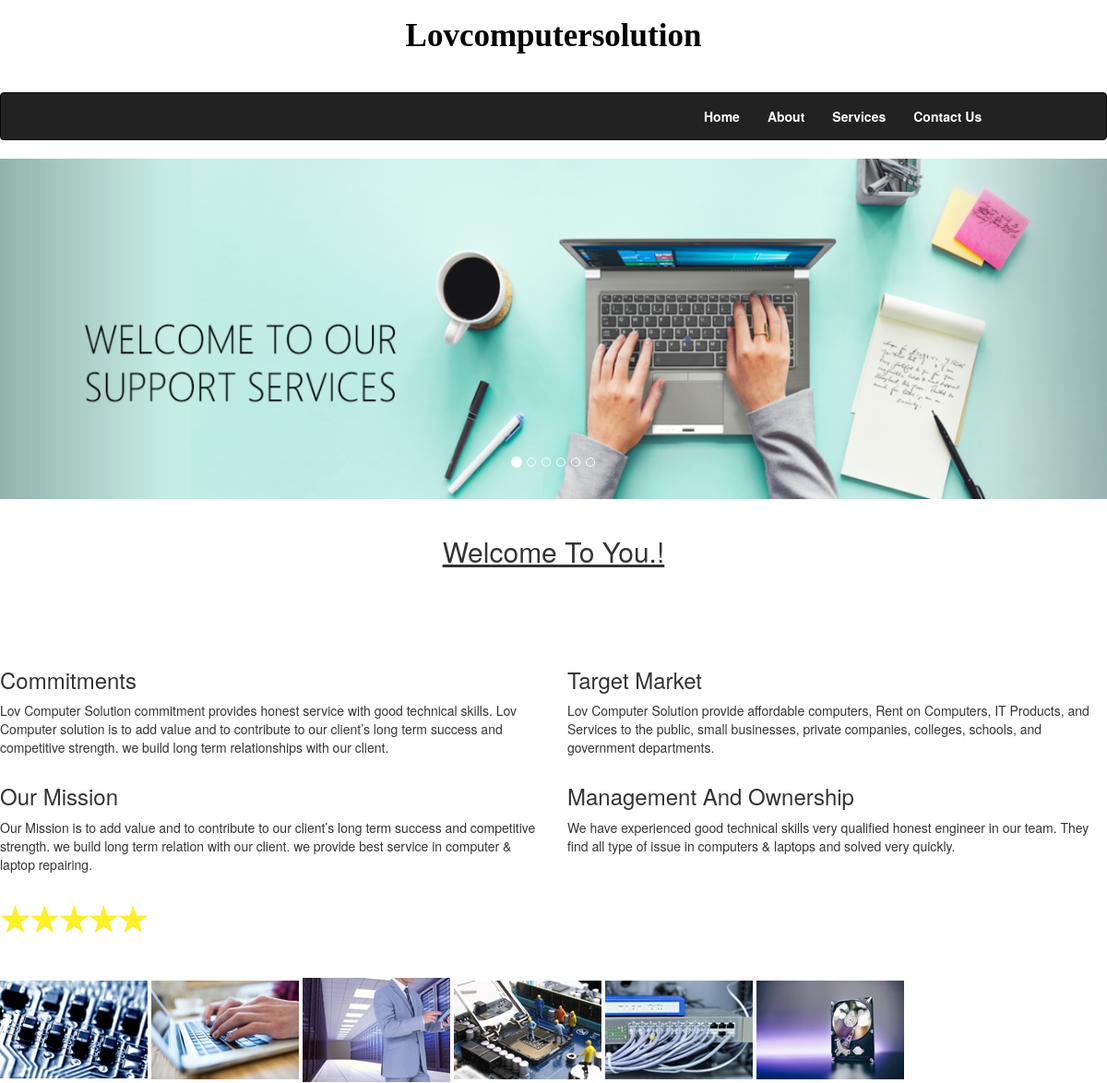
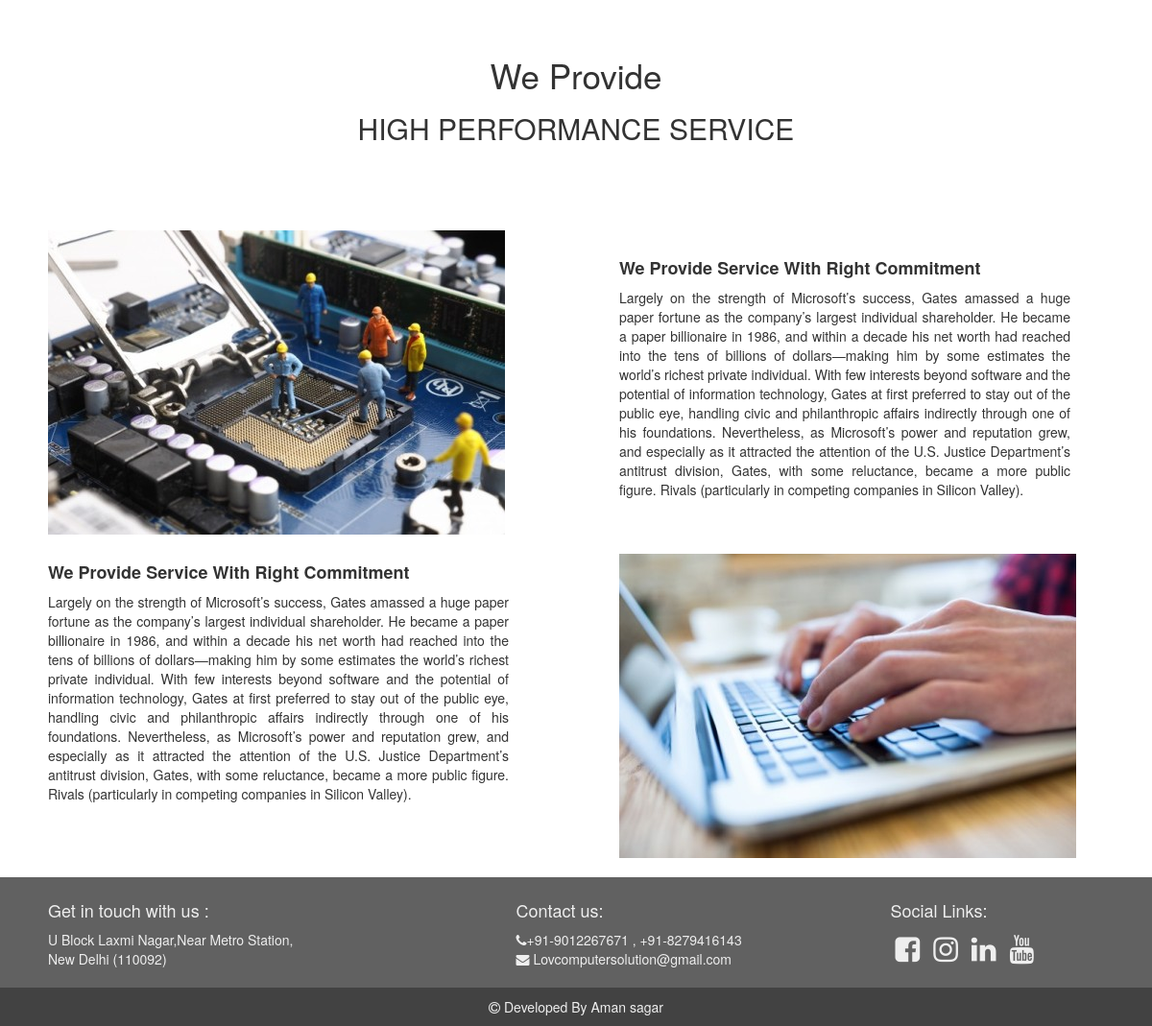
The page / on the database its author committed (2 pictures, top to bottom).
### tables this page shows
CREATE TABLE `pages_table` (
  `id` int(11) NOT NULL,
  `page_name` varchar(255) NOT NULL,
  `url` text NOT NULL,
  `status` varchar(20) NOT NULL
);

CREATE TABLE `contain` (
  `id` int(11) NOT NULL,
  `page_id` int(11) DEFAULT NULL,
  `tittle` varchar(255) DEFAULT NULL,
  `description` varchar(3000) DEFAULT NULL,
  `image_url` varchar(255) DEFAULT NULL,
  `status` varchar(2) DEFAULT NULL
);

CREATE TABLE `footer` (
  `id` int(11) NOT NULL,
  `tittle` varchar(255) DEFAULT NULL,
  `description` text DEFAULT NULL,
  `image_url` varchar(255) DEFAULT NULL,
  `status` varchar(2) DEFAULT NULL
);

### index.php (the view, shortened to what this page needs)
  <?php
     require_once'includes/lov_header.php';
     require_once'includes/init.php';
     $qry = "SELECT id,description,image_url,status from contain WHERE status='Y' LIMIT 13,6";
     $text_qry="SELECT id,tittle,description,status FROM contain WHERE id<4;";
     $image="SELECT id,tittle,image_url,status FROM contain WHERE id<=10 LIMIT 4,10";
     $image_text_qry="SELECT id,tittle,description,image_url from contain WHERE  status='Y' AND id>=11 LIMIT 2";
     $res = mysqli_query($con,$qry);
     $banner_count=mysqli_num_rows($res);
     $text_con = mysqli_query($con,$text_qry);
     $image_con = mysqli_query($con,$image);
     $res_image_text = mysqli_query($con,$image_text_qry);
?>
            <div id="myCarousel" class="carousel slide" data-ride="carousel">
    <ol class="carousel-indicators">
      <?php for($i=0;$i<$banner_count;$i++){
        if($i==0){?>
      <li data-target="#myCarousel" data-slide-to="<?php echo $i; ?>" class="active"></li>
    <?php }else{ ?>
      <li data-target="#myCarousel" data-slide-to="<?php echo $i; ?>"></li>
    <?php } }?>
      </ol>
    <div class="carousel-inner">
          <?php
                $count=0;
                 while($cor = mysqli_fetch_array($res)){
                  if($count==0){ ?>
                     <div class="item active">
                  <?php }else{ ?>
                   <div class="item">
                  <?php }?>
                      <img src="assets/home/<?php echo $cor['image_url']; ?>" alt="<?php echo $cor['description']; ?>" style="width:100%;">
         </div>
        <?php $count++; } ?>
      </div>
    <a class="left carousel-control" href="#myCarousel" data-slide="prev">
      <span class="glyphicon glyphicon-chevron-left"></span>
    </a>
    <a class="right carousel-control" href="#myCarousel" data-slide="next">
      <span class="glyphicon glyphicon-chevron-right"></span>
    </a>
  </div>
        <br>
                <center><h2><u>Welcome To You.!</u> </h2></center>
        <br>
        <br>
        <br>
        <br>
        <div class="mar_screen" >
              <div class="row">
                <?php
                $counter=0;
                while($text = mysqli_fetch_array($text_con)){
                  if($counter%2==0 && $counter!=0){
                  ?>
                </div>
                  <div class="row">
                  <?php } ?>
                  <div class="col-md-6">
                        <h3><?php echo $text['tittle']; ?></h3>
                        <p><?php echo $text['description']; ?></p>
                  </div>
                  <?php $counter++; } ?>
                </div>
                <br>
            <?php
            $counter =0;
            while($row_img = mysqli_fetch_array($image_con)){ ?>
            <img src="assets/home/<?php echo $row_img['image_url'] ?>" style="padding-left: 0px;">
            <?php if($counter==0){ ?>
              <br><br><br>
            <?php }$counter++; ?>
           <?php } ?>
        <br>
        <br>
        <br>
            <center><div>
                <h1 style="font-size: 35px;">We Provide</h1>
                <h2>HIGH PERFORMANCE SERVICE</h2>
            </center></div>
        <br>
        <br>
        <br>
                <div class=" container">
                    <div class="row">
                            <?php
                            $counts=1;
                            while($last = mysqli_fetch_array($res_image_text)){
                              if($counts%2==0){
                             ?><br>
                             <div class="row" ">
                              <div class="col-md-6" style="padding-right: 20px; padding-left: 50px;" >
                                <h4 style="font-weight: bold; text-align: justify;"><?php echo $last['tittle'];?></h4>
                                <p style="text-align: justify; padding-right:50px; "><?php echo $last['description'];?></p>
                              </div>
                              <div class="col-md-6">
                                  <img src="assets/home/<?php echo $last['image_url'];?>" style="padding-left: 30px;">
                              </div>
                            </div>
                      <?php }else{ ?>
                        <br>
                        <div class="row">
                        <div class="col-md-6">
                                  <img src="assets/home/<?php echo $last['image_url'];?>" style="padding-left: 35px;">
                              </div>
                          <div class="col-md-6">
                            <br>
                                <h4 style="text-align: justify; font-weight: bold;padding-left: 30px;"><?php echo $last['tittle'];?></h4>
                                <p style="text-align: justify; padding-left: 30px;padding-right:70px; "><?php echo $last['description'];?></p>
                              </div>
                              </div>
                              <?php } ?>
                              <?php $counts++; } ?>
                    </div>
                </div>
        <br>
                    <?php require_once 'includes/lov_footer.php'; ?>
                    </body>
    </html>

### includes/lov_header.php (shortened to what this page needs)
<?php
	require 'includes/init.php';
	$QRY_PAGES = "select * from pages_table where status='Y'";
	$res_PAGE = mysqli_query($con,$QRY_PAGES);
?>
    <!DOCTYPE html>
    <html>
    <head>
        <link rel="stylesheet" type="text/css" href="./bootstrap/css/bootstrap.min.css">
        <link rel="stylesheet" href="https://cdnjs.cloudflare.com/ajax/libs/font-awesome/4.7.0/css/font-awesome.min.css">
        <link href="http://netdna.bootstrapcdn.com/bootstrap/3.0.0/css/bootstrap-glyphicons.css" rel="stylesheet">
</head>
<body>
            <div style="width:100%;height:100px;margin-top: -20px">
			<center><h2 style="font-weight: bold; font-size: 35px;padding-top:20px; font-family: 'Lakki Reddy', cursive;"><a href="sai_home.php" style="color:black; ">Lovcomputersolution</a></h2></center>
        </div>
		<div class="left menu ">
			<nav class="navbar navbar-inverse ">
		<div class="right menu "style="padding-right: 10% ">
		<div class="collapse navbar-collapse menubar ">
		<div class="topnav ">
			<ul class="nav navbar-nav navbar-right " >
				<?php while ($row_PAGES = mysqli_fetch_array($res_PAGE)) {
					if($row_PAGES['id']!=3){ ?>
						<li style="font-weight: bold; " ><a style="color:white " href="<?php echo $row_PAGES[ 'url']; ?>">
        <?php echo $row_PAGES['page_name']; ?>
            </a>
            </li>
            <?php }else{ ?>
                <li class="dropdown"><a href="sai_service.php" class="dropdown-toggle" data-toggle="dropdown" style="font-weight: bold; color: white"> Services</a>
                </li>
                <?php }} ?>
                    </ul>
                    </div>
                    </div>
                    </div>
                    </nav>
                    </div>

### includes/lov_footer.php (shortened to what this page needs)
<?php
    $qry="SELECT * FROM footer WHERE status='Y'";
    $res=mysqli_query($con,$qry);
    $row = mysqli_fetch_all($res);
?>
                    <div class="footer" style="background:#616161;padding-top:15px">
                        <div class="container-fluid">
                            <div class="col-lg-4">
                                <div class="widget" style="padding-left:20px;">
                                    <h4 class="widgetheading">Get in touch with us : </h4>
                                    <address>
							     <?php echo $row[0][2]; ?>
						</address>
                                </div>
                            </div>
                            <div class="col-md-1"></div>
                            <div class="col-lg-3" style="padding-left:35px">
                                <h4>Contact us:</h4>
                                <p>
                                    <i class="fa fa-phone"></i><?php echo $row[1][2];?>
                                    <br>
                                    <i class="fa fa-envelope"></i>&nbsp;<?php echo $row[2][2];?>
                                </p>
                            </div>
                            <div class="col-md-1"></div>
                            <div class="col-lg-3" style="margin-left:-20px">
                                <ul class="">
                                    <h4 class="">Social Links:</h4>
                                    <a href="<?php echo $row[3][2];?>" title="Facebook" target="_blank"><span class='fa fa-facebook-square' style="font-size:30px;"></span></a>
                                    <a href="<?php echo $row[4][2];?>" title="Instagram" target="_blank"><span class='fa fa-instagram' style="font-size:30px;"></span></a>
                                    <a href="<?php echo $row[5][2];?>" title="Linkedin" target="_blank"><span class='fa fa-linkedin' style="font-size:30px;"></span></a>
                                    <a href="<?php echo $row[6][2];?>" title="youtube" target="_blank"><span class='fa fa-youtube' style="font-size:30px;"></span></a>
                                </ul>
                            </div>
                        </div>
                        <div style="padding:10px;background:#424242">
                            <center><i class='fa fa-copyright'></i>&nbsp;Developed By Aman sagar</center>
                        </div>
                    </div>

### includes/lov_footer.php (style rules this page uses)
.footer { color: #eeeeee; }
a>span { color: #eeeeee; padding: 5px; }

### rows shown on the page
pages_table: page_name "Home"
pages_table: page_name "About"
pages_table: page_name "Contact Us"
contain: image_url (picture)
contain: tittle "Commitments", description "Lov Computer Solution commitment provides honest service with good technical skills. Lov Computer solution is to add value and to contribute to our client’s long term success and competitive strength. we build long term relationships with our client."
contain: tittle "Target Market", description "Lov Computer Solution provide affordable computers, Rent on Computers, IT Products, and Services to the public, small businesses, private companies, colleges, schools, and government departments."
contain: tittle "Our Mission", description "Our Mission is to add value and to contribute to our client’s long term success and competitive strength. we build long term relation with our client. we provide best service in computer & laptop repairing."
contain: tittle "Management And Ownership", description "We have experienced good technical skills very qualified honest engineer in our team. They find all type of issue in computers & laptops and solved very quickly."
contain: image_url (picture)
contain: image_url (picture)
contain: image_url (picture)
contain: image_url (picture)
contain: image_url (picture)
contain: image_url (picture)
contain: image_url (picture)
contain: image_url (picture), tittle "We Provide Service With Right Commitment", description "Largely on the strength of Microsoft’s success, Gates amassed a huge paper fortune as the company’s largest individual shareholder. He became a paper billionaire in 1986, and within a decade his net worth had reached into the tens of billions of dollars—making him by some estimates the world’s richest private individual. With few interests beyond software and the potential of information technology, Gates at first preferred to stay out of the public eye, handling civic and philanthropic affairs indirectly through one of his foundations. Nevertheless, as Microsoft’s power and reputation grew, and especially as it attracted the attention of the U.S. Justice Department’s antitrust division,…"
contain: tittle "We Provide Service With Right Commitment", description "Largely on the strength of Microsoft’s success, Gates amassed a huge paper fortune as the company’s largest individual shareholder. He became a paper billionaire in 1986, and within a decade his net worth had reached into the tens of billions of dollars—making him by some estimates the world’s richest private individual. With few interests beyond software and the potential of information technology, Gates at first preferred to stay out of the public eye, handling civic and philanthropic affairs indirectly through one of his foundations. Nevertheless, as Microsoft’s power and reputation grew, and especially as it attracted the attention of the U.S. Justice Department’s antitrust division,…", image_url (picture)
footer: description "U Block Laxmi Nagar,Near Metro Station, New Delhi (110092)"
footer: description "+91-9012267671 , +91-8279416143"
footer: description "Lovcomputersolution@gmail.com"
